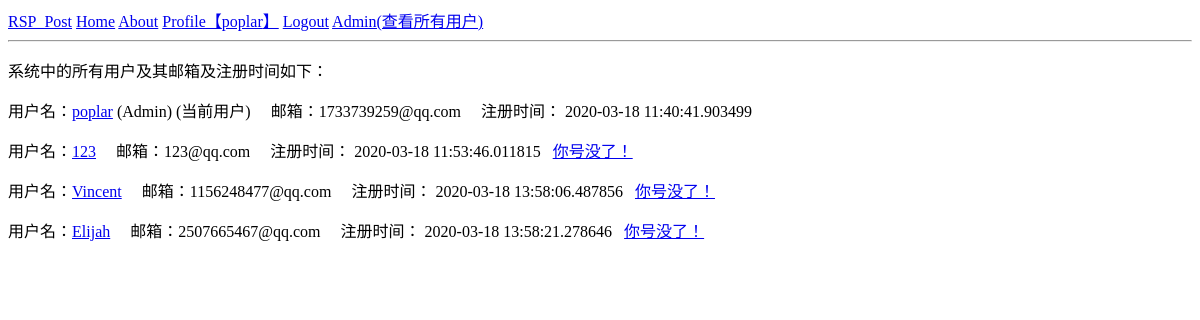
Page /admin (signed in) on the earlier database version.
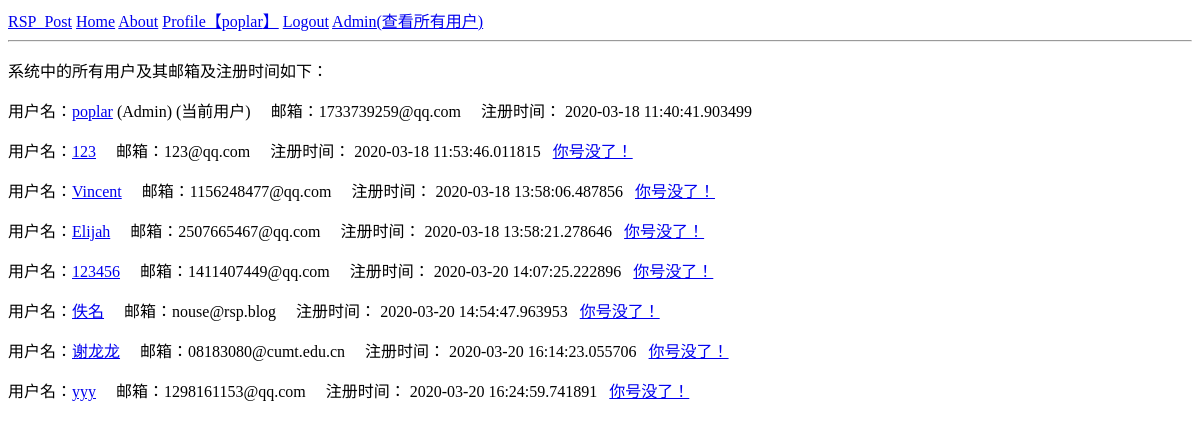
Same page on the later database version.
### rsppost/models.py (models this page shows, shortened)
class User(db.Model,UserMixin):
    id = db.Column(db.Integer, primary_key=True)
    username = db.Column(db.String(20), unique=True, nullable=False, index=True)
    email = db.Column(db.String(120), unique=True, nullable=False, index=True)
    password_hash = db.Column(db.String(128))
    is_admin=db.Column(db.Boolean,default=False)
    timestamp=db.Column(db.DateTime,index=True,default=datetime.utcnow)
    is_anonymous=db.Column(db.Boolean,default=False)
    posts=db.relationship('Post',backref='author',lazy='dynamic')
    comments=db.relationship('Comment',backref='author',lazy='dynamic')

### rsppost/manage/routes.py (the view)
@manage.route('/admin')
@login_required
def admin():
    users = User.query.all ()
    return render_template('admin.html',users=users)

### rsppost/models.py (called while the page is built)
@login.user_loader
def load_user(id):
    return User.query.get(int(id))

### rsppost/templates/admin.html (shortened to what this page needs)
{% extends 'base.html' %}
{% block content %}
    <p>系统中的所有用户及其邮箱及注册时间如下：</p>
    {% for user in users %}
        <p>
            用户名：<a href='{{ url_for('users.profile',username=user.username) }}'>{{ user.username }}</a>
            {% if user.is_admin %}
                (Admin)
            {% endif %}
            {% if user==current_user %}
                (当前用户)
            {% endif %}
            &nbsp &nbsp
            邮箱：{{ user.email }}
            {% if user.timestamp %}
                注册时间： {{ user.timestamp }}
            {% endif %}
            {% if not user.is_admin %}
                <a href="{{ url_for('manage.delete_user',user_id=user.id) }}">你号没了！</a>
            {% endif %}
        </p>
    {% endfor %}
{% endblock %}

### rsppost/templates/base.html (shortened to what this page needs)
<!DOCTYPE html>
<html>
<head>
</head>
<body>
    <header>
        <a href="/">RSP_Post</a>
        <a href="/">Home</a>
        <a href="/about">About</a>
        {% if not current_user.is_authenticated %}
            <a href="/login">Login</a>
            <a href="/register">Register</a>
        {% else %}
            <a href="{{ url_for('users.profile',username=current_user.username) }} ">Profile【{{ current_user.username }}】</a>
            <a href="/logout">Logout</a>
            <a href="/admin">Admin(查看所有用户)</a>
        {% endif %}
    </header>
    <hr>
    {% block content %}
    {% endblock %}
</body>
</html>

Differences in the rows shown:
added User: username "123456", email "1411407449@qq.com", timestamp "2020-03-20 14:07:25.222896"
added User: username "佚名", email "nouse@rsp.blog", timestamp "2020-03-20 14:54:47.963953"
added User: username "谢龙龙", email "08183080@cumt.edu.cn", timestamp "2020-03-20 16:14:23.055706"
added User: username "yyy", email "1298161153@qq.com", timestamp "2020-03-20 16:24:59.741891"
